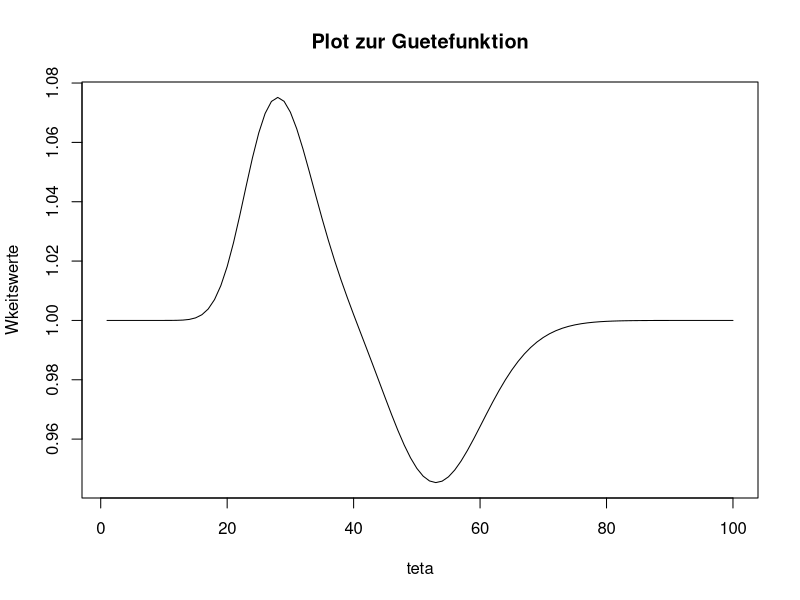

Source code (R): (Note: this script raises an error after producing the figure.)
#Nr.1
#b)
#Guetefunktion
Wkeiten <- function(teta){
  1-(dpois(53, lambda = teta) - dpois(28, lambda = teta))
}

wkeiten = sapply(1:100, Wkeiten)
any(wkeiten < 0.05)

#d)
#Plot der Guetefunktion
plot(1:100, wkeiten, type = "l", xlab = expression("teta"), ylab = "Wkeitswerte",
     main = "Plot zur Guetefunktion")
iedoweijiweiei
